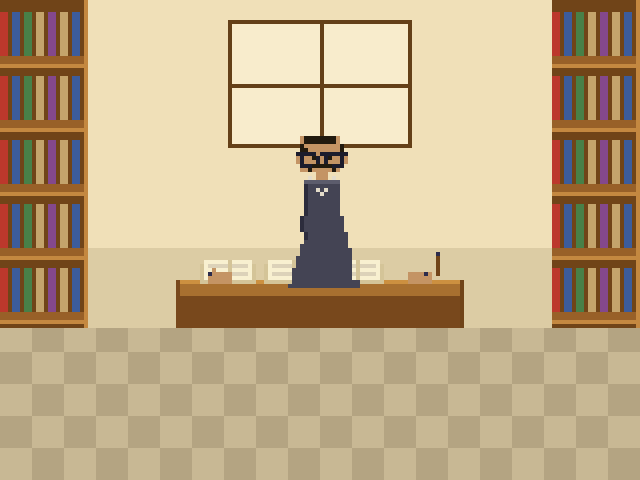
#> input picture game/art-journal/session-03-fan-characters/gramsci_01.png, 640 x 480 px
$ python gramsci_02.py
#> lines starting #> are read from the running program, lines starting #| are printed output that depends on the picture
#!/usr/bin/env python3
"""
Gramsci in EarthBound, Attempt 02

Problems with 01:
- Hunch not reading — he looks like he's standing, not hunched over notebooks
- Hair too thin — reads as almost bald, losing the silhouette
- No lamp — EarthBound interiors always have warm point-light on desk
- Torso too narrow and vertical, needs width + forward lean

Fix: rebuild the character with explicit seated-lean. Head closer to desk.
Add body that reads as "stooped over work." Fuller hair. Desk lamp.
"""
from PIL import Image
import os

OUT = os.path.dirname(os.path.abspath(__file__))
img = Image.open(os.path.join(OUT, "gramsci_01.png"))
#> img is the input picture: PIL image 640x480 RGB; mean R, G, B 193.5, 172.5, 137.4
# Descale back to working resolution
img = img.resize((160, 120), Image.NEAREST)
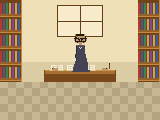
#> img: PIL image 160x120 RGB; mean R, G, B 193.5, 172.5, 137.4
px = img.load()
W, H = 160, 120

SUIT_D  = (44, 44, 60)
SUIT_M  = (68, 68, 84)
SUIT_L  = (92, 92, 108)
SKIN    = (196, 148, 100)
HAIR    = (34, 26, 14)
GLASS   = (28, 28, 44)
SHIRT   = (228, 220, 202)
INK     = (44, 44, 76)
WALL_A  = (240, 224, 184)
WALL_B  = (220, 204, 164)
DESK_L  = (204, 144, 64)
DESK_M  = (168, 112, 48)
DESK_D  = (120, 72, 28)
NB_PAGE = (248, 240, 208)
NB_COVER= (212, 196, 152)
NB_LINE = (220, 210, 185)

# Lamp colors
LAMP_BASE  = (100, 72, 32)   # dark wood base
LAMP_NECK  = (80, 60, 28)    # neck
LAMP_SHADE = (220, 168, 48)  # warm brass shade
LAMP_GLOW  = (255, 240, 180) # inner glow
LAMP_LIGHT = (255, 248, 210) # pool of light on desk

def p(x, y, c):
    if 0 <= x < W and 0 <= y < H:
        px[x, y] = c

def rect(x0, y0, x1, y1, c):
    for y in range(y0, y1):
        for x in range(x0, x1):
            p(x, y, c)

DESK_TOP_Y = 70
CX = 80

# ── Erase the old character completely ────────────────────────────────────
# Clear the character area back to wall/desk colors
for y in range(20, DESK_TOP_Y + 4):
    for x in range(CX - 14, CX + 16):
        # restore wall
        if y < 82 - 38:  # above floor
            c = WALL_A if y < 62 else WALL_B
        else:
            c = WALL_B
        p(x, y, c)

# Restore desk surface where we're clearing
rect(CX - 14, DESK_TOP_Y, CX + 16, DESK_TOP_Y + 1, DESK_L)
rect(CX - 14, DESK_TOP_Y + 1, CX + 16, DESK_TOP_Y + 4, DESK_M)

# ── Rebuild Gramsci with proper hunch ─────────────────────────────────────
# The hunch: head is LOW, close to desk. Body curves forward.
# Think of him as a C-shape: shoulders back/up, head and hands forward/down.

HEAD_Y = 40   # lower than before — close to desk level
HEAD_CX = CX + 2  # slightly right of center (leaning forward)

# Head (slightly oval — EarthBound heads are wide)
rect(HEAD_CX - 5, HEAD_Y, HEAD_CX + 6, HEAD_Y + 8, SKIN)
# Round the corners
p(HEAD_CX - 5, HEAD_Y,     WALL_B)
p(HEAD_CX + 5, HEAD_Y,     WALL_B)
p(HEAD_CX - 5, HEAD_Y + 7, WALL_B)
p(HEAD_CX + 5, HEAD_Y + 7, WALL_B)

# Hair — thicker, more presence. Gramsci had full dark hair swept back.
rect(HEAD_CX - 4, HEAD_Y - 3, HEAD_CX + 5, HEAD_Y + 2, HAIR)  # main bulk
# Side wisps
for y in range(HEAD_Y, HEAD_Y + 4):
    p(HEAD_CX - 5, y, HAIR)
    p(HEAD_CX + 5, y, HAIR)
# Some texture — slight variation
p(HEAD_CX - 3, HEAD_Y - 4, HAIR)
p(HEAD_CX,     HEAD_Y - 4, HAIR)
p(HEAD_CX + 3, HEAD_Y - 4, HAIR)
# Hair meets forehead
rect(HEAD_CX - 4, HEAD_Y, HEAD_CX + 5, HEAD_Y + 1, HAIR)

# Ears
p(HEAD_CX - 6, HEAD_Y + 3, SKIN)
p(HEAD_CX - 6, HEAD_Y + 4, SKIN)
p(HEAD_CX + 6, HEAD_Y + 3, SKIN)
p(HEAD_CX + 6, HEAD_Y + 4, SKIN)

# Eyes (looking down — slightly lower on face, downcast)
p(HEAD_CX - 2, HEAD_Y + 4, HAIR)
p(HEAD_CX + 2, HEAD_Y + 4, HAIR)

# Glasses — wire frames, characteristic
for x in range(HEAD_CX - 5, HEAD_CX - 1):
    p(x, HEAD_Y + 3, GLASS);  p(x, HEAD_Y + 6, GLASS)
p(HEAD_CX - 5, HEAD_Y + 4, GLASS);  p(HEAD_CX - 5, HEAD_Y + 5, GLASS)
p(HEAD_CX - 1, HEAD_Y + 4, GLASS);  p(HEAD_CX - 1, HEAD_Y + 5, GLASS)
for x in range(HEAD_CX + 1, HEAD_CX + 6):
    p(x, HEAD_Y + 3, GLASS);  p(x, HEAD_Y + 6, GLASS)
p(HEAD_CX + 1, HEAD_Y + 4, GLASS);  p(HEAD_CX + 1, HEAD_Y + 5, GLASS)
p(HEAD_CX + 5, HEAD_Y + 4, GLASS);  p(HEAD_CX + 5, HEAD_Y + 5, GLASS)
p(HEAD_CX, HEAD_Y + 3, GLASS)  # bridge
p(HEAD_CX - 6, HEAD_Y + 3, GLASS);  p(HEAD_CX + 6, HEAD_Y + 3, GLASS)  # arms
# Restore skin inside lenses
for y in range(HEAD_Y + 4, HEAD_Y + 6):
    for x in range(HEAD_CX - 4, HEAD_CX):
        p(x, y, SKIN)
    for x in range(HEAD_CX + 2, HEAD_CX + 5):
        p(x, y, SKIN)
# Eyes back on top
p(HEAD_CX - 2, HEAD_Y + 4, HAIR)
p(HEAD_CX + 2, HEAD_Y + 4, HAIR)

# Mustache (thick — this is important for Gramsci's look)
for x in range(HEAD_CX - 3, HEAD_CX + 4):
    p(x, HEAD_Y + 6, HAIR)
p(HEAD_CX - 2, HEAD_Y + 7, HAIR)
p(HEAD_CX + 2, HEAD_Y + 7, HAIR)

# Neck — short, angled (head is tilted down)
p(HEAD_CX - 1, HEAD_Y + 8, SKIN)
p(HEAD_CX,     HEAD_Y + 8, SKIN)
p(HEAD_CX + 1, HEAD_Y + 8, SKIN)
p(HEAD_CX,     HEAD_Y + 9, SKIN)  # just a pixel

# Shirt collar (small, visible at neck)
p(HEAD_CX - 2, HEAD_Y + 9,  SHIRT)
p(HEAD_CX + 2, HEAD_Y + 9,  SHIRT)
p(HEAD_CX - 1, HEAD_Y + 10, SHIRT)
p(HEAD_CX + 1, HEAD_Y + 10, SHIRT)

# ── Hunched body ───────────────────────────────────────────────────────────
# The key: shoulders are BEHIND the head (he's curled forward).
# Shoulder line is at HEAD_Y + 6, extends wide, then the body curves forward.
# Think of it as a rounded hump shape.

SHOULDER_Y = HEAD_Y + 6
SHOULDER_CX = CX  # shoulders slightly left of head-CX (body behind)

# Shoulder width — wide, this is where the suit reads
for y in range(SHOULDER_Y, SHOULDER_Y + 4):
    half = 9 - (y - SHOULDER_Y)
    for x in range(SHOULDER_CX - half, SHOULDER_CX + half + 2):
        c = SUIT_L if y == SHOULDER_Y else SUIT_M
        p(x, y, c)

# The "hump" of the back — body narrows as it curves down toward desk
for y in range(SHOULDER_Y + 4, DESK_TOP_Y):
    progress = (y - SHOULDER_Y - 4) / max(1, DESK_TOP_Y - SHOULDER_Y - 4)
    # Back gets narrower going down; simultaneously shifts right (leaning)
    half = int(8 - progress * 4)
    lean = int(progress * 3)
    for x in range(SHOULDER_CX - half + lean, SHOULDER_CX + half + lean + 1):
        p(x, y, SUIT_M)
    # Left edge (outer back) — darkest
    p(SHOULDER_CX - half + lean, y, SUIT_D)

# Lapels
p(SHOULDER_CX - 1, SHOULDER_Y + 4, SHIRT)
p(SHOULDER_CX + 1, SHOULDER_Y + 4, SHIRT)
p(SHOULDER_CX,     SHOULDER_Y + 5, SHIRT)

# ── Arms over desk ─────────────────────────────────────────────────────────
# Both arms extended downward onto the notebooks
# Left arm
for y in range(SHOULDER_Y + 4, DESK_TOP_Y + 1):
    p = lambda x, y, c: None  # shadow p to use local
for y in range(SHOULDER_Y + 3, DESK_TOP_Y + 1):
    lx = SHOULDER_CX - 6 - (y - SHOULDER_Y) // 3
    for x in range(lx, lx + 4):
        if 0 <= x < W:
            px[x, y] = SUIT_M
# Right arm
for y in range(SHOULDER_Y + 3, DESK_TOP_Y + 1):
    rx = SHOULDER_CX + 7 + (y - SHOULDER_Y) // 3
    for x in range(rx, rx + 4):
        if 0 <= x < W:
            px[x, y] = SUIT_M

def p(x, y, c):  # restore p
    if 0 <= x < W and 0 <= y < H:
        px[x, y] = c

# Hands on notebooks
# Left hand — ink visible
rect(52, DESK_TOP_Y - 2, 58, DESK_TOP_Y + 1, SKIN)
p(53, DESK_TOP_Y - 3, SKIN)  # extended finger (writing)
p(52, DESK_TOP_Y - 3, INK)   # ink on fingertip

# Right hand — holding edge of notebook
rect(96, DESK_TOP_Y - 2, 102, DESK_TOP_Y + 1, SKIN)
p(100, DESK_TOP_Y - 2, INK)

# ── Desk lamp (right side of desk) ────────────────────────────────────────
LX = 104  # lamp center x
# Base
rect(LX - 3, DESK_TOP_Y, LX + 3, DESK_TOP_Y + 2, LAMP_BASE)
# Neck (thin, slightly curved)
for y in range(DESK_TOP_Y - 8, DESK_TOP_Y):
    offset = (DESK_TOP_Y - y) // 5
    p(LX + offset, y, LAMP_NECK)
    p(LX + offset + 1, y, LAMP_NECK)
# Shade (triangle pointing down-left)
SHADE_TIP_Y = DESK_TOP_Y - 8
for i in range(7):
    shade_y = SHADE_TIP_Y - i
    for x in range(LX - i, LX + i + 2):
        p(x, shade_y, LAMP_SHADE)
    # inner glow
    if i > 1:
        for x in range(LX - i + 1, LX + i):
            p(x, shade_y, LAMP_GLOW)

# Light pool on desk surface (warm glow under the lamp)
for x in range(96, 116):
    dist = abs(x - LX)
    if dist < 10:
        p(x, DESK_TOP_Y,     LAMP_LIGHT)
        p(x, DESK_TOP_Y + 1, LAMP_LIGHT if dist < 6 else DESK_L)
        p(x, DESK_TOP_Y + 2, DESK_L if dist < 4 else DESK_M)

# ── Wall behind lamp gets a faint warm glow ───────────────────────────────
for y in range(SHADE_TIP_Y - 6, DESK_TOP_Y):
    for x in range(LX - 4, LX + 12):
        dist_sq = (x - LX) ** 2 + (y - (SHADE_TIP_Y - 3)) ** 2
        if dist_sq < 64:
            r, g, b = px[x, y]
            p(x, y, (min(255, r + 12), min(255, g + 4), b))

# ── Save ──────────────────────────────────────────────────────────────────
img.resize((W * 4, H * 4), Image.NEAREST).save(
    os.path.join(OUT, "gramsci_02.png"))
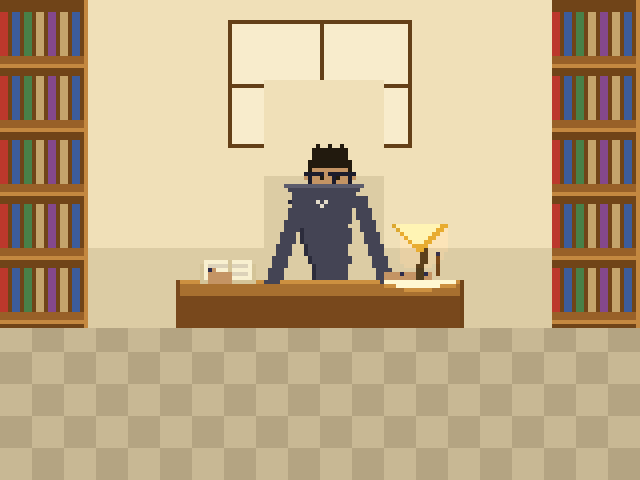
#> saved as gramsci_02.png: PIL image 640x480 RGB; mean R, G, B 192.2, 171.1, 136.1
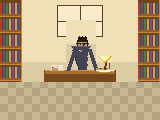
#> img: PIL image 160x120 RGB; mean R, G, B 192.2, 171.1, 136.1
print("done — gramsci_02.png")
